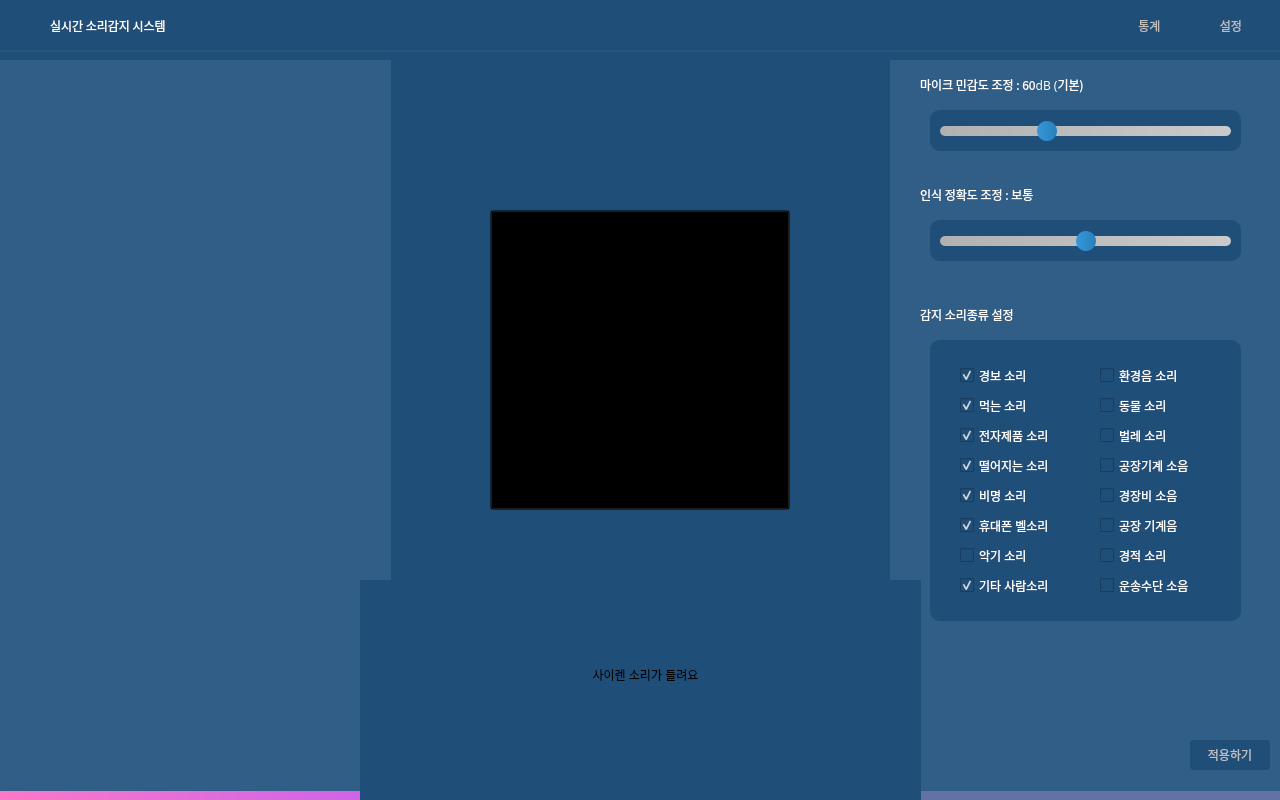
<?xml version="1.0" encoding="UTF-8"?>
<ui version="4.0">
 <class>Form</class>
 <widget class="QWidget" name="Form">
  <property name="geometry">
   <rect>
    <x>0</x>
    <y>0</y>
    <width>1280</width>
    <height>800</height>
   </rect>
  </property>
  <property name="minimumSize">
   <size>
    <width>1280</width>
    <height>800</height>
   </size>
  </property>
  <property name="maximumSize">
   <size>
    <width>1280</width>
    <height>800</height>
   </size>
  </property>
  <property name="windowTitle">
   <string>Form</string>
  </property>
  <property name="styleSheet">
   <string notr="true">background-color: rgb(31, 78, 121);</string>
  </property>
  <widget class="QLabel" name="program_name">
   <property name="geometry">
    <rect>
     <x>50</x>
     <y>10</y>
     <width>231</width>
     <height>31</height>
    </rect>
   </property>
   <property name="font">
    <font>
     <family>Franklin Gothic Heavy</family>
    </font>
   </property>
   <property name="styleSheet">
    <string notr="true">color : rgb(255,255,255);
background : transparent;</string>
   </property>
   <property name="text">
    <string>실시간 소리감지 시스템</string>
   </property>
   <property name="alignment">
    <set>Qt::AlignLeading|Qt::AlignLeft|Qt::AlignVCenter</set>
   </property>
  </widget>
  <widget class="QLabel" name="logo">
   <property name="geometry">
    <rect>
     <x>10</x>
     <y>10</y>
     <width>31</width>
     <height>31</height>
    </rect>
   </property>
   <property name="styleSheet">
    <string notr="true">border-image: url(&quot;./resource/logo.png&quot;);
background : transparent;</string>
   </property>
   <property name="text">
    <string/>
   </property>
  </widget>
  <widget class="QLabel" name="line">
   <property name="geometry">
    <rect>
     <x>-120</x>
     <y>50</y>
     <width>2000</width>
     <height>2</height>
    </rect>
   </property>
   <property name="font">
    <font>
     <family>Arial Black</family>
    </font>
   </property>
   <property name="styleSheet">
    <string notr="true">background-color: rgb(38, 84, 125);</string>
   </property>
   <property name="text">
    <string/>
   </property>
  </widget>
  <widget class="QLabel" name="play_back">
   <property name="geometry">
    <rect>
     <x>450</x>
     <y>150</y>
     <width>400</width>
     <height>400</height>
    </rect>
   </property>
   <property name="styleSheet">
    <string notr="true">border-image: url(&quot;./resource/play_back.png&quot;);
background : transparent;</string>
   </property>
   <property name="text">
    <string/>
   </property>
  </widget>
  <widget class="QLabel" name="text1">
   <property name="geometry">
    <rect>
     <x>250</x>
     <y>570</y>
     <width>781</width>
     <height>121</height>
    </rect>
   </property>
   <property name="font">
    <font>
     <family>Franklin Gothic Heavy</family>
    </font>
   </property>
   <property name="styleSheet">
    <string notr="true">color : rgb(255,255,255);
background : transparent;</string>
   </property>
   <property name="text">
    <string>&lt;html&gt;&lt;head/&gt;&lt;body&gt;&lt;p&gt;실시간 소리감지를 실행하시려면&lt;/p&gt;&lt;p&gt;&lt;span style=&quot; color:#ffaa00;&quot;&gt;실행 버튼&lt;/span&gt;을 눌러주세요.&lt;/p&gt;&lt;/body&gt;&lt;/html&gt;</string>
   </property>
   <property name="alignment">
    <set>Qt::AlignCenter</set>
   </property>
  </widget>
  <widget class="QPushButton" name="play">
   <property name="geometry">
    <rect>
     <x>490</x>
     <y>210</y>
     <width>300</width>
     <height>300</height>
    </rect>
   </property>
   <property name="cursor">
    <cursorShape>PointingHandCursor</cursorShape>
   </property>
   <property name="styleSheet">
    <string notr="true">QPushButton {
border-image: url(&quot;./resource/play_button.png&quot;);
background : transparent;
}
QPushButton:pressed {
border-image: url(&quot;./resource/push_play.png&quot;);
background : transparent;
}</string>
   </property>
   <property name="text">
    <string/>
   </property>
  </widget>
  <widget class="QProgressBar" name="progressBar">
   <property name="geometry">
    <rect>
     <x>-10</x>
     <y>790</y>
     <width>1301</width>
     <height>16</height>
    </rect>
   </property>
   <property name="styleSheet">
    <string notr="true">QProgressBar{
background-color: rgb(98, 114, 164);
color:rgb(200,200,200);
 border-style: none;
border-bottom-right-radius: 30px;
border-bottom-left-radius: 30px;
border-top-right-radius: 30px;
border-top-left-radius: 30px;
}

QProgressBar::chunk{
border-bottom-right-radius: 30px;
border-bottom-left-radius: 30px;
border-top-right-radius: 30px;
border-top-left-radius: 30px;
background-color: qlineargradient(spread:pad, x1:0, y1:0.511364, x2:1, y2:0.523, stop:0 rgba(254, 121, 199, 255), stop:1 rgba(170, 85, 255, 255));
}</string>
   </property>
   <property name="maximum">
    <number>0</number>
   </property>
   <property name="value">
    <number>0</number>
   </property>
   <property name="alignment">
    <set>Qt::AlignCenter</set>
   </property>
  </widget>
  <widget class="QLabel" name="text2">
   <property name="geometry">
    <rect>
     <x>250</x>
     <y>760</y>
     <width>781</width>
     <height>31</height>
    </rect>
   </property>
   <property name="font">
    <font>
     <family>Franklin Gothic Heavy</family>
    </font>
   </property>
   <property name="styleSheet">
    <string notr="true">color : rgb(255,255,255);
background : transparent;</string>
   </property>
   <property name="text">
    <string>&lt;html&gt;&lt;head/&gt;&lt;body&gt;&lt;p&gt;실시간 소리감지 중입니다&lt;/p&gt;&lt;/body&gt;&lt;/html&gt;</string>
   </property>
   <property name="alignment">
    <set>Qt::AlignCenter</set>
   </property>
  </widget>
  <widget class="QPushButton" name="statistics">
   <property name="geometry">
    <rect>
     <x>1105</x>
     <y>11</y>
     <width>80</width>
     <height>30</height>
    </rect>
   </property>
   <property name="cursor">
    <cursorShape>PointingHandCursor</cursorShape>
   </property>
   <property name="layoutDirection">
    <enum>Qt::LeftToRight</enum>
   </property>
   <property name="styleSheet">
    <string notr="true">QPushButton {
text-align: left;
border-radius: 3px;
color : rgb(191,191,191);;
}
QPushButton:checked {
text-align: left;
background-color: rgb(95, 50, 230);
border-radius: 3px;
color : rgb(255,255,255);;
}
QPushButton: hover {
color : rgb(255,255,255);;
}</string>
   </property>
   <property name="text">
    <string>          통계</string>
   </property>
   <property name="iconSize">
    <size>
     <width>0</width>
     <height>0</height>
    </size>
   </property>
   <property name="checkable">
    <bool>true</bool>
   </property>
   <property name="checked">
    <bool>false</bool>
   </property>
  </widget>
  <widget class="QLabel" name="logo_2">
   <property name="geometry">
    <rect>
     <x>1115</x>
     <y>15</y>
     <width>21</width>
     <height>21</height>
    </rect>
   </property>
   <property name="styleSheet">
    <string notr="true">border-image: url(&quot;./resource/logo.png&quot;);
background : transparent;</string>
   </property>
   <property name="text">
    <string/>
   </property>
  </widget>
  <widget class="QLabel" name="logo_3">
   <property name="geometry">
    <rect>
     <x>1200</x>
     <y>17</y>
     <width>18</width>
     <height>18</height>
    </rect>
   </property>
   <property name="styleSheet">
    <string notr="true">border-image: url(&quot;./resource/logo.png&quot;);
background : transparent;</string>
   </property>
   <property name="text">
    <string/>
   </property>
  </widget>
  <widget class="QPushButton" name="setting">
   <property name="geometry">
    <rect>
     <x>1190</x>
     <y>11</y>
     <width>80</width>
     <height>30</height>
    </rect>
   </property>
   <property name="cursor">
    <cursorShape>PointingHandCursor</cursorShape>
   </property>
   <property name="layoutDirection">
    <enum>Qt::LeftToRight</enum>
   </property>
   <property name="styleSheet">
    <string notr="true">QPushButton {
text-align: left;
border-radius: 3px;
color : rgb(191,191,191);
}
QPushButton:checked {
text-align: left;
background-color: rgb(95, 50, 230);
border-radius: 3px;
color : rgb(255,255,255);
}
QPushButton: hover {
color : rgb(255,255,255);
}</string>
   </property>
   <property name="text">
    <string>         설정</string>
   </property>
   <property name="iconSize">
    <size>
     <width>0</width>
     <height>0</height>
    </size>
   </property>
   <property name="checkable">
    <bool>true</bool>
   </property>
   <property name="checked">
    <bool>false</bool>
   </property>
  </widget>
  <widget class="QLabel" name="setting_screen">
   <property name="geometry">
    <rect>
     <x>890</x>
     <y>60</y>
     <width>401</width>
     <height>731</height>
    </rect>
   </property>
   <property name="styleSheet">
    <string notr="true">background-color: rgb(48, 94, 135);</string>
   </property>
   <property name="text">
    <string/>
   </property>
  </widget>
  <widget class="QLabel" name="statistics_screen">
   <property name="geometry">
    <rect>
     <x>-10</x>
     <y>60</y>
     <width>401</width>
     <height>731</height>
    </rect>
   </property>
   <property name="styleSheet">
    <string notr="true">background-color: rgb(48, 94, 135);</string>
   </property>
   <property name="text">
    <string/>
   </property>
  </widget>
  <widget class="QSlider" name="mic_slider">
   <property name="geometry">
    <rect>
     <x>940</x>
     <y>120</y>
     <width>291</width>
     <height>22</height>
    </rect>
   </property>
   <property name="cursor">
    <cursorShape>PointingHandCursor</cursorShape>
   </property>
   <property name="styleSheet">
    <string notr="true">QSlider::groove:horizontal {
height: 10px;
background: qlineargradient(spread:pad, x1:0, y1:0, x2:1, y2:0, stop:0 #B1B1B1, stop:1 #cbcbcb);
border-radius: 5px;
    }

QSlider::handle:horizontal {
width: 20px;
background: qlineargradient(spread:pad, x1:0, y1:0, x2:1, y2:0, stop:0 #3498db, stop:1 #2980b9);
margin: -5px 0; /* handle is placed by default on the contents rect of the groove. Expand outside the groove */
        border-radius: 10px;
}
    </string>
   </property>
   <property name="minimum">
    <number>10</number>
   </property>
   <property name="maximum">
    <number>150</number>
   </property>
   <property name="singleStep">
    <number>5</number>
   </property>
   <property name="value">
    <number>60</number>
   </property>
   <property name="orientation">
    <enum>Qt::Horizontal</enum>
   </property>
  </widget>
  <widget class="QLabel" name="background">
   <property name="geometry">
    <rect>
     <x>930</x>
     <y>110</y>
     <width>311</width>
     <height>41</height>
    </rect>
   </property>
   <property name="styleSheet">
    <string notr="true">border-radius: 10px;</string>
   </property>
   <property name="text">
    <string/>
   </property>
  </widget>
  <widget class="QLabel" name="text3">
   <property name="geometry">
    <rect>
     <x>920</x>
     <y>70</y>
     <width>311</width>
     <height>31</height>
    </rect>
   </property>
   <property name="font">
    <font>
     <family>Franklin Gothic Heavy</family>
    </font>
   </property>
   <property name="styleSheet">
    <string notr="true">color : rgb(255,255,255);
background : transparent;</string>
   </property>
   <property name="text">
    <string>&lt;html&gt;&lt;head/&gt;&lt;body&gt;&lt;p&gt;마이크 민감도 조정 : 60dB (기본)&lt;/p&gt;&lt;/body&gt;&lt;/html&gt;</string>
   </property>
   <property name="alignment">
    <set>Qt::AlignLeading|Qt::AlignLeft|Qt::AlignVCenter</set>
   </property>
  </widget>
  <widget class="QCheckBox" name="is_sound_01">
   <property name="geometry">
    <rect>
     <x>960</x>
     <y>360</y>
     <width>111</width>
     <height>31</height>
    </rect>
   </property>
   <property name="styleSheet">
    <string notr="true">color : rgb(255,255,255);</string>
   </property>
   <property name="text">
    <string>경보 소리</string>
   </property>
   <property name="iconSize">
    <size>
     <width>0</width>
     <height>0</height>
    </size>
   </property>
   <property name="checked">
    <bool>true</bool>
   </property>
  </widget>
  <widget class="QLabel" name="text4">
   <property name="geometry">
    <rect>
     <x>920</x>
     <y>300</y>
     <width>311</width>
     <height>31</height>
    </rect>
   </property>
   <property name="font">
    <font>
     <family>Franklin Gothic Heavy</family>
    </font>
   </property>
   <property name="cursor">
    <cursorShape>ArrowCursor</cursorShape>
   </property>
   <property name="styleSheet">
    <string notr="true">color : rgb(255,255,255);
background : transparent;</string>
   </property>
   <property name="text">
    <string>&lt;html&gt;&lt;head/&gt;&lt;body&gt;&lt;p&gt;감지 소리종류 설정&lt;/p&gt;&lt;/body&gt;&lt;/html&gt;</string>
   </property>
   <property name="alignment">
    <set>Qt::AlignLeading|Qt::AlignLeft|Qt::AlignVCenter</set>
   </property>
  </widget>
  <widget class="QLabel" name="background_2">
   <property name="geometry">
    <rect>
     <x>930</x>
     <y>340</y>
     <width>311</width>
     <height>281</height>
    </rect>
   </property>
   <property name="styleSheet">
    <string notr="true">border-radius: 10px;</string>
   </property>
   <property name="text">
    <string/>
   </property>
  </widget>
  <widget class="QCheckBox" name="is_sound_02">
   <property name="geometry">
    <rect>
     <x>960</x>
     <y>390</y>
     <width>111</width>
     <height>31</height>
    </rect>
   </property>
   <property name="styleSheet">
    <string notr="true">color : rgb(255,255,255);</string>
   </property>
   <property name="text">
    <string>먹는 소리</string>
   </property>
   <property name="iconSize">
    <size>
     <width>0</width>
     <height>0</height>
    </size>
   </property>
   <property name="checked">
    <bool>true</bool>
   </property>
  </widget>
  <widget class="QCheckBox" name="is_sound_09">
   <property name="geometry">
    <rect>
     <x>1100</x>
     <y>360</y>
     <width>111</width>
     <height>31</height>
    </rect>
   </property>
   <property name="styleSheet">
    <string notr="true">color : rgb(255,255,255);</string>
   </property>
   <property name="text">
    <string>환경음 소리</string>
   </property>
   <property name="iconSize">
    <size>
     <width>0</width>
     <height>0</height>
    </size>
   </property>
  </widget>
  <widget class="QCheckBox" name="is_sound_03">
   <property name="geometry">
    <rect>
     <x>960</x>
     <y>420</y>
     <width>111</width>
     <height>31</height>
    </rect>
   </property>
   <property name="styleSheet">
    <string notr="true">color : rgb(255,255,255);</string>
   </property>
   <property name="text">
    <string>전자제품 소리</string>
   </property>
   <property name="iconSize">
    <size>
     <width>0</width>
     <height>0</height>
    </size>
   </property>
   <property name="checked">
    <bool>true</bool>
   </property>
  </widget>
  <widget class="QCheckBox" name="is_sound_10">
   <property name="geometry">
    <rect>
     <x>1100</x>
     <y>390</y>
     <width>111</width>
     <height>31</height>
    </rect>
   </property>
   <property name="styleSheet">
    <string notr="true">color : rgb(255,255,255);</string>
   </property>
   <property name="text">
    <string>동물 소리</string>
   </property>
   <property name="iconSize">
    <size>
     <width>0</width>
     <height>0</height>
    </size>
   </property>
  </widget>
  <widget class="QCheckBox" name="is_sound_11">
   <property name="geometry">
    <rect>
     <x>1100</x>
     <y>420</y>
     <width>111</width>
     <height>31</height>
    </rect>
   </property>
   <property name="styleSheet">
    <string notr="true">color : rgb(255,255,255);</string>
   </property>
   <property name="text">
    <string>벌레 소리</string>
   </property>
   <property name="iconSize">
    <size>
     <width>0</width>
     <height>0</height>
    </size>
   </property>
  </widget>
  <widget class="QCheckBox" name="is_sound_14">
   <property name="geometry">
    <rect>
     <x>1100</x>
     <y>510</y>
     <width>111</width>
     <height>31</height>
    </rect>
   </property>
   <property name="styleSheet">
    <string notr="true">color : rgb(255,255,255);</string>
   </property>
   <property name="text">
    <string>공장 기계음</string>
   </property>
   <property name="iconSize">
    <size>
     <width>0</width>
     <height>0</height>
    </size>
   </property>
  </widget>
  <widget class="QCheckBox" name="is_sound_12">
   <property name="geometry">
    <rect>
     <x>1100</x>
     <y>450</y>
     <width>111</width>
     <height>31</height>
    </rect>
   </property>
   <property name="styleSheet">
    <string notr="true">color : rgb(255,255,255);</string>
   </property>
   <property name="text">
    <string>공장기계 소음</string>
   </property>
   <property name="iconSize">
    <size>
     <width>0</width>
     <height>0</height>
    </size>
   </property>
  </widget>
  <widget class="QCheckBox" name="is_sound_13">
   <property name="geometry">
    <rect>
     <x>1100</x>
     <y>480</y>
     <width>111</width>
     <height>31</height>
    </rect>
   </property>
   <property name="styleSheet">
    <string notr="true">color : rgb(255,255,255);</string>
   </property>
   <property name="text">
    <string>경장비 소음</string>
   </property>
   <property name="iconSize">
    <size>
     <width>0</width>
     <height>0</height>
    </size>
   </property>
  </widget>
  <widget class="QCheckBox" name="is_sound_15">
   <property name="geometry">
    <rect>
     <x>1100</x>
     <y>540</y>
     <width>111</width>
     <height>31</height>
    </rect>
   </property>
   <property name="styleSheet">
    <string notr="true">color : rgb(255,255,255);</string>
   </property>
   <property name="text">
    <string>경적 소리</string>
   </property>
   <property name="iconSize">
    <size>
     <width>0</width>
     <height>0</height>
    </size>
   </property>
  </widget>
  <widget class="QCheckBox" name="is_sound_16">
   <property name="geometry">
    <rect>
     <x>1100</x>
     <y>570</y>
     <width>111</width>
     <height>31</height>
    </rect>
   </property>
   <property name="styleSheet">
    <string notr="true">color : rgb(255,255,255);</string>
   </property>
   <property name="text">
    <string>운송수단 소음</string>
   </property>
   <property name="iconSize">
    <size>
     <width>0</width>
     <height>0</height>
    </size>
   </property>
  </widget>
  <widget class="QCheckBox" name="is_sound_04">
   <property name="geometry">
    <rect>
     <x>960</x>
     <y>450</y>
     <width>111</width>
     <height>31</height>
    </rect>
   </property>
   <property name="styleSheet">
    <string notr="true">color : rgb(255,255,255);</string>
   </property>
   <property name="text">
    <string>떨어지는 소리</string>
   </property>
   <property name="iconSize">
    <size>
     <width>0</width>
     <height>0</height>
    </size>
   </property>
   <property name="checked">
    <bool>true</bool>
   </property>
  </widget>
  <widget class="QCheckBox" name="is_sound_05">
   <property name="geometry">
    <rect>
     <x>960</x>
     <y>480</y>
     <width>111</width>
     <height>31</height>
    </rect>
   </property>
   <property name="styleSheet">
    <string notr="true">color : rgb(255,255,255);</string>
   </property>
   <property name="text">
    <string>비명 소리</string>
   </property>
   <property name="iconSize">
    <size>
     <width>0</width>
     <height>0</height>
    </size>
   </property>
   <property name="checked">
    <bool>true</bool>
   </property>
  </widget>
  <widget class="QCheckBox" name="is_sound_07">
   <property name="geometry">
    <rect>
     <x>960</x>
     <y>540</y>
     <width>131</width>
     <height>31</height>
    </rect>
   </property>
   <property name="styleSheet">
    <string notr="true">color : rgb(255,255,255);</string>
   </property>
   <property name="text">
    <string>악기 소리</string>
   </property>
   <property name="iconSize">
    <size>
     <width>0</width>
     <height>0</height>
    </size>
   </property>
  </widget>
  <widget class="QCheckBox" name="is_sound_06">
   <property name="geometry">
    <rect>
     <x>960</x>
     <y>510</y>
     <width>131</width>
     <height>31</height>
    </rect>
   </property>
   <property name="styleSheet">
    <string notr="true">color : rgb(255,255,255);</string>
   </property>
   <property name="text">
    <string>휴대폰 벨소리</string>
   </property>
   <property name="iconSize">
    <size>
     <width>0</width>
     <height>0</height>
    </size>
   </property>
   <property name="checked">
    <bool>true</bool>
   </property>
  </widget>
  <widget class="QCheckBox" name="is_sound_08">
   <property name="geometry">
    <rect>
     <x>960</x>
     <y>570</y>
     <width>131</width>
     <height>31</height>
    </rect>
   </property>
   <property name="styleSheet">
    <string notr="true">color : rgb(255,255,255);</string>
   </property>
   <property name="text">
    <string>기타 사람소리</string>
   </property>
   <property name="iconSize">
    <size>
     <width>0</width>
     <height>0</height>
    </size>
   </property>
   <property name="checked">
    <bool>true</bool>
   </property>
  </widget>
  <widget class="QSlider" name="mic_slider_2">
   <property name="geometry">
    <rect>
     <x>940</x>
     <y>230</y>
     <width>291</width>
     <height>22</height>
    </rect>
   </property>
   <property name="cursor">
    <cursorShape>PointingHandCursor</cursorShape>
   </property>
   <property name="styleSheet">
    <string notr="true">QSlider::groove:horizontal {
height: 10px;
background: qlineargradient(spread:pad, x1:0, y1:0, x2:1, y2:0, stop:0 #B1B1B1, stop:1 #cbcbcb);
border-radius: 5px;
    }

QSlider::handle:horizontal {
width: 20px;
background: qlineargradient(spread:pad, x1:0, y1:0, x2:1, y2:0, stop:0 #3498db, stop:1 #2980b9);
margin: -5px 0; /* handle is placed by default on the contents rect of the groove. Expand outside the groove */
        border-radius: 10px;
}
    </string>
   </property>
   <property name="minimum">
    <number>1</number>
   </property>
   <property name="maximum">
    <number>5</number>
   </property>
   <property name="singleStep">
    <number>0</number>
   </property>
   <property name="value">
    <number>3</number>
   </property>
   <property name="orientation">
    <enum>Qt::Horizontal</enum>
   </property>
  </widget>
  <widget class="QLabel" name="text5">
   <property name="geometry">
    <rect>
     <x>920</x>
     <y>180</y>
     <width>311</width>
     <height>31</height>
    </rect>
   </property>
   <property name="font">
    <font>
     <family>Franklin Gothic Heavy</family>
    </font>
   </property>
   <property name="styleSheet">
    <string notr="true">color : rgb(255,255,255);
background : transparent;</string>
   </property>
   <property name="text">
    <string>&lt;html&gt;&lt;head/&gt;&lt;body&gt;&lt;p&gt;인식 정확도 조정 : 보통&lt;/p&gt;&lt;/body&gt;&lt;/html&gt;</string>
   </property>
   <property name="alignment">
    <set>Qt::AlignLeading|Qt::AlignLeft|Qt::AlignVCenter</set>
   </property>
  </widget>
  <widget class="QLabel" name="background_3">
   <property name="geometry">
    <rect>
     <x>930</x>
     <y>220</y>
     <width>311</width>
     <height>41</height>
    </rect>
   </property>
   <property name="styleSheet">
    <string notr="true">border-radius: 10px;</string>
   </property>
   <property name="text">
    <string/>
   </property>
  </widget>
  <widget class="QPushButton" name="sta_enter">
   <property name="geometry">
    <rect>
     <x>1190</x>
     <y>740</y>
     <width>80</width>
     <height>30</height>
    </rect>
   </property>
   <property name="cursor">
    <cursorShape>PointingHandCursor</cursorShape>
   </property>
   <property name="layoutDirection">
    <enum>Qt::LeftToRight</enum>
   </property>
   <property name="styleSheet">
    <string notr="true">QPushButton {
border-radius: 3px;
color : rgb(191,191,191);;
}
QPushButton:pressed {
background-color: rgb(95, 50, 230);
border-radius: 3px;
color : rgb(255,255,255);
}</string>
   </property>
   <property name="text">
    <string>적용하기</string>
   </property>
   <property name="iconSize">
    <size>
     <width>0</width>
     <height>0</height>
    </size>
   </property>
   <property name="checkable">
    <bool>true</bool>
   </property>
   <property name="checked">
    <bool>false</bool>
   </property>
  </widget>
  <widget class="QLabel" name="alarm">
   <property name="geometry">
    <rect>
     <x>360</x>
     <y>580</y>
     <width>561</width>
     <height>261</height>
    </rect>
   </property>
   <property name="styleSheet">
    <string notr="true">background: qlineargradient(x1: 0, y1: 0, x2: 1, y2: 1, 
            stop: 0 #6CE1FC, stop: 1 #04AAFD);
    </string>

background : transparent;
   </property>
   <property name="text">
    <string>&lt;html&gt;&lt;head/&gt;&lt;body&gt;&lt;p&gt;소리가 들려요&lt;/p&gt;&lt;/body&gt;&lt;/html&gt;</string>
   </property>
   <property name="alignment">
    <set>Qt::AlignCenter</set>
   </property>
  </widget>
  <widget class="QLabel" name="detect_image">
   <property name="geometry">
    <rect>
     <x>540</x>
     <y>600</y>
     <width>211</width>
     <height>151</height>
    </rect>
   </property>
   <property name="styleSheet">
    <string notr="true">border-image: url(&quot;./resource/image/sample.png&quot;);</string>
background : transparent1;
   </property>
   <property name="text">
    <string>&lt;html&gt;&lt;head/&gt;&lt;body&gt;&lt;p&gt; 화재경보기 소리가 들려요&lt;/p&gt;&lt;/body&gt;&lt;/html&gt;</string>
   </property>
   <property name="geometry">
    <rect>
        <x>540</x>
        <y>600</y>
        <width>211</width>
        <height>151</height>
    </rect>
   </property>
  </widget>
  <widget class="QLabel" name="detect_image_1">
   <property name="geometry">
    <rect>
     <x>540</x>
     <y>600</y>
     <width>211</width>
     <height>151</height>
    </rect>
   </property>
   <property name="styleSheet">
    <string notr="true">border-image: url(&quot;./resource/image/sample.png&quot;);</string>
background : transparent2;
   </property>
   <property name="text">
    <string>&lt;html&gt;&lt;head/&gt;&lt;body&gt;&lt;p&gt;폭발 소리가 들려요&lt;/p&gt;&lt;/body&gt;&lt;/html&gt;</string>
   </property>
   <property name="alignment">
    <set>Qt::AlignCenter</set>
   </property>
  </widget>
  <widget class="QLabel" name="detect_image_2">
   <property name="geometry">
    <rect>
     <x>540</x>
     <y>600</y>
     <width>211</width>
     <height>151</height>
    </rect>
   </property>
   <property name="styleSheet">
    <string notr="true">border-image: url(&quot;./resource/image/sample.png&quot;);</string>
background : transparent3;
   </property>
   <property name="text">
    <string>&lt;html&gt;&lt;head/&gt;&lt;body&gt;&lt;p&gt;총 소리가 들려요&lt;/p&gt;&lt;/body&gt;&lt;/html&gt;</string>
   </property>
   <property name="alignment">
    <set>Qt::AlignCenter</set>
   </property>
  </widget>
  <widget class="QLabel" name="detect_image_3">
   <property name="geometry">
    <rect>
     <x>540</x>
     <y>600</y>
     <width>211</width>
     <height>151</height>
    </rect>
   </property>
   <property name="styleSheet">
    <string notr="true">border-image: url(&quot;./resource/image/sample.png&quot;);</string>
background : transparent4;
   </property>
   <property name="text">
    <string>&lt;html&gt;&lt;head/&gt;&lt;body&gt;&lt;p&gt;긴급자동차 소리가 들려요&lt;/p&gt;&lt;/body&gt;&lt;/html&gt;</string>
   </property>
   <property name="alignment">
    <set>Qt::AlignCenter</set>
   </property>
  </widget>
  <widget class="QLabel" name="detect_image_4">
   <property name="geometry">
    <rect>
     <x>540</x>
     <y>600</y>
     <width>211</width>
     <height>151</height>
    </rect>
   </property>
   <property name="styleSheet">
    <string notr="true">border-image: url(&quot;./resource/image/sample.png&quot;);</string>

background : transparent5;
   </property>
   <property name="text">
    <string>&lt;html&gt;&lt;head/&gt;&lt;body&gt;&lt;p&gt;사이렌 소리가 들려요&lt;/p&gt;&lt;/body&gt;&lt;/html&gt;</string>
   </property>
   <property name="alignment">
    <set>Qt::AlignCenter</set>
   </property>
  </widget>
  <widget class="QLabel" name="detect_image_5">
   <property name="geometry">
    <rect>
     <x>540</x>
     <y>600</y>
     <width>211</width>
     <height>151</height>
    </rect>
   </property>
   <property name="styleSheet">
    <string notr="true">border-image: url(&quot;./resource/image/sample.png&quot;);</string>


background : transparent;
   </property>
  </widget>
  <zorder>program_name</zorder>
  <zorder>logo</zorder>
  <zorder>line</zorder>
  <zorder>play_back</zorder>
  <zorder>text1</zorder>
  <zorder>play</zorder>
  <zorder>progressBar</zorder>
  <zorder>text2</zorder>
  <zorder>statistics</zorder>
  <zorder>logo_2</zorder>
  <zorder>setting</zorder>
  <zorder>logo_3</zorder>
  <zorder>setting_screen</zorder>
  <zorder>statistics_screen</zorder>
  <zorder>background</zorder>
  <zorder>mic_slider</zorder>
  <zorder>text3</zorder>
  <zorder>text4</zorder>
  <zorder>background_2</zorder>
  <zorder>is_sound_01</zorder>
  <zorder>is_sound_02</zorder>
  <zorder>is_sound_09</zorder>
  <zorder>is_sound_03</zorder>
  <zorder>is_sound_10</zorder>
  <zorder>is_sound_11</zorder>
  <zorder>is_sound_14</zorder>
  <zorder>is_sound_12</zorder>
  <zorder>is_sound_13</zorder>
  <zorder>is_sound_15</zorder>
  <zorder>is_sound_16</zorder>
  <zorder>is_sound_04</zorder>
  <zorder>is_sound_05</zorder>
  <zorder>is_sound_07</zorder>
  <zorder>is_sound_06</zorder>
  <zorder>is_sound_08</zorder>
  <zorder>text5</zorder>
  <zorder>text6</zorder>
  <zorder>background_3</zorder>
  <zorder>mic_slider_2</zorder>
  <zorder>sta_enter</zorder>
  <zorder>alarm</zorder>
  
  <zorder>detect_image</zorder>
  <zorder>detect_image_1</zorder>
  <zorder>detect_image_2</zorder>
  <zorder>detect_image_3</zorder>
  <zorder>detect_image_4</zorder>

 </widget>
 <resources/>
 <connections>
  <connection>
   <sender>play</sender>
   <signal>clicked()</signal>
   <receiver>Form</receiver>
   <slot>start()</slot>
   <hints>
    <hint type="sourcelabel">
     <x>649</x>
     <y>312</y>
    </hint>
    <hint type="destinationlabel">
     <x>243</x>
     <y>236</y>
    </hint>
   </hints>
  </connection>
  <connection>
   <sender>setting</sender>
   <signal>clicked()</signal>
   <receiver>Form</receiver>
   <slot>settings()</slot>
   <hints>
    <hint type="sourcelabel">
     <x>1252</x>
     <y>25</y>
    </hint>
    <hint type="destinationlabel">
     <x>760</x>
     <y>102</y>
    </hint>
   </hints>
  </connection>
  <connection>
   <sender>statistics</sender>
   <signal>clicked()</signal>
   <receiver>Form</receiver>
   <slot>statistics_click()</slot>
   <hints>
    <hint type="sourcelabel">
     <x>1150</x>
     <y>28</y>
    </hint>
    <hint type="destinationlabel">
     <x>797</x>
     <y>90</y>
    </hint>
   </hints>
  </connection>
  <connection>
   <sender>mic_slider</sender>
   <signal>valueChanged(int)</signal>
   <receiver>Form</receiver>
   <slot>updatedB()</slot>
   <hints>
    <hint type="sourcelabel">
     <x>1053</x>
     <y>134</y>
    </hint>
    <hint type="destinationlabel">
     <x>849</x>
     <y>128</y>
    </hint>
   </hints>
  </connection>
  <connection>
   <sender>mic_slider_2</sender>
   <signal>valueChanged(int)</signal>
   <receiver>Form</receiver>
   <slot>updateAcc()</slot>
   <hints>
    <hint type="sourcelabel">
     <x>968</x>
     <y>243</y>
    </hint>
    <hint type="destinationlabel">
     <x>852</x>
     <y>239</y>
    </hint>
   </hints>
  </connection>
 </connections>
 <slots>
  <slot>start()</slot>
  <slot>stop()</slot>
  <slot>settings()</slot>
  <slot>statistics_click()</slot>
  <slot>updatedB()</slot>
  <slot>updateAcc()</slot>
 </slots>
</ui>
